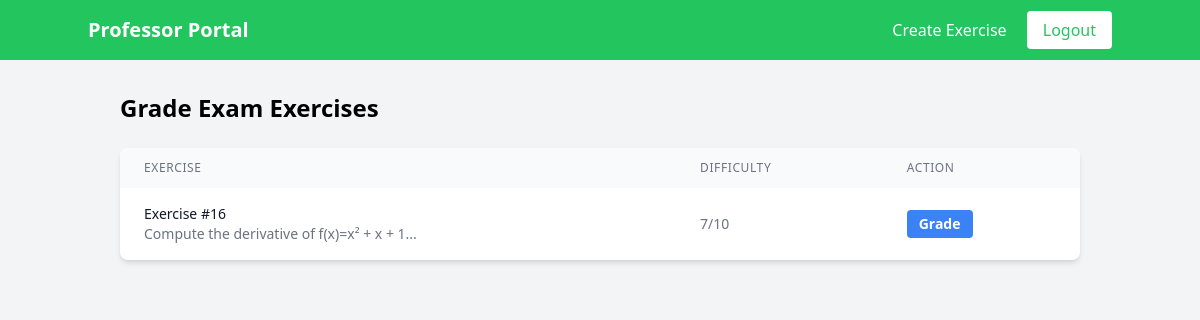
The page /grade on the database its author committed.
### tables this page shows
CREATE TABLE exercise (
            id INTEGER PRIMARY KEY,
            course_id INTEGER NOT NULL,
            text TEXT NOT NULL,
            solution TEXT,
            difficulty INTEGER,
            created TEXT NOT NULL,
            type TEXT CHECK(type IN ('exam', 'quiz')),
            FOREIGN KEY (course_id) REFERENCES course(id)
        );

### main.py (the view)
@app.get("/grade", response_class=HTMLResponse)
async def grade_page(request: Request):
    courses = get_student_courses(db, 1)  # Reuse for professor
    exam_exercises = []
    for course in courses:
        exam_exercises.extend(get_exam_exercises(db, course["id"]))
    return templates.TemplateResponse("grade.html", {
        "request": request,
        "exam_exercises": exam_exercises
    })

### templates/grade.html (shortened to what this page needs)
<!DOCTYPE html>
<html lang="en">
<head>
    <script src="https://cdn.tailwindcss.com"></script>
</head>
<body class="bg-gray-100 min-h-screen">
    <nav class="bg-green-500 text-white p-4">
        <div class="container mx-auto flex justify-between items-center">
            <h1 class="text-xl font-bold">Professor Portal</h1>
            <div class="space-x-4">
                <a href="/creation" class="hover:underline">Create Exercise</a>
                <a href="/" class="bg-white text-green-500 px-4 py-2 rounded">Logout</a>
            </div>
        </div>
    </nav>
    <div class="container mx-auto p-8">
        <h2 class="text-2xl font-bold mb-6">Grade Exam Exercises</h2>
        <div class="bg-white rounded-lg shadow-md overflow-hidden">
            <table class="w-full">
                <thead class="bg-gray-50">
                    <tr>
                        <th class="px-6 py-3 text-left text-xs font-medium text-gray-500 uppercase tracking-wider">Exercise</th>
                        <th class="px-6 py-3 text-left text-xs font-medium text-gray-500 uppercase tracking-wider">Difficulty</th>
                        <th class="px-6 py-3 text-left text-xs font-medium text-gray-500 uppercase tracking-wider">Action</th>
                    </tr>
                </thead>
                <tbody class="divide-y divide-gray-200">
                    {% for exercise in exam_exercises %}
                    <tr>
                        <td class="px-6 py-4 whitespace-nowrap">
                            <div class="text-sm font-medium text-gray-900">Exercise #{{ exercise.id }}</div>
                            <div class="text-sm text-gray-500 truncate max-w-xs">{{ exercise.text[:50] }}...</div>
                        </td>
                        <td class="px-6 py-4 whitespace-nowrap text-sm text-gray-500">
                            {{ exercise.difficulty }}/10
                        </td>
                        <td class="px-6 py-4 whitespace-nowrap">
                            <button onclick="openGradeModal()"
                                    data-exercise-id="{{ exercise.id }}"
                                    data-exercise-text="{{ exercise.text }}"
                                    class="bg-blue-500 hover:bg-blue-600 text-white font-bold py-1 px-3 rounded text-sm">
                                Grade
                            </button>
                        </td>
                    </tr>
                    {% endfor %}
                </tbody>
            </table>
        </div>
    </div>
</body>
</html>

### rows shown on the page
exercise: id "16", text "Compute the derivative of f(x)=x² + x + 1", difficulty "7"
